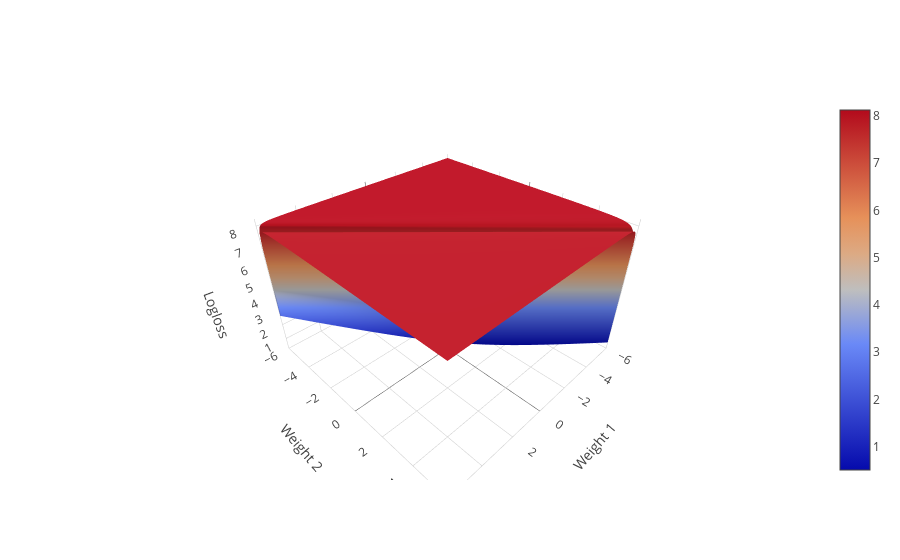

Notebook code for this chart:
### Code cell
iplot(fig)

### Figure 1 — Plotly figure (JSON) as saved in the notebook; plotly's stock layout.template omitted (floating-point values rounded to 4 significant figures; data arrays with more than 128 entries replaced by an {"elided": "..."} marker saying what was removed)
{"data": [{"type": "surface", "x": {"elided": "200 float values"}, "y": {"elided": "200 float values"}, "z": {"elided": "200x200 float values"}}], "layout": {"scene": {"xaxis": {"range": [-6, 6], "title": "Weight 1"}, "yaxis": {"range": [-6, 6], "title": "Weight 2"}, "zaxis": {"title": "Logloss"}}}}
